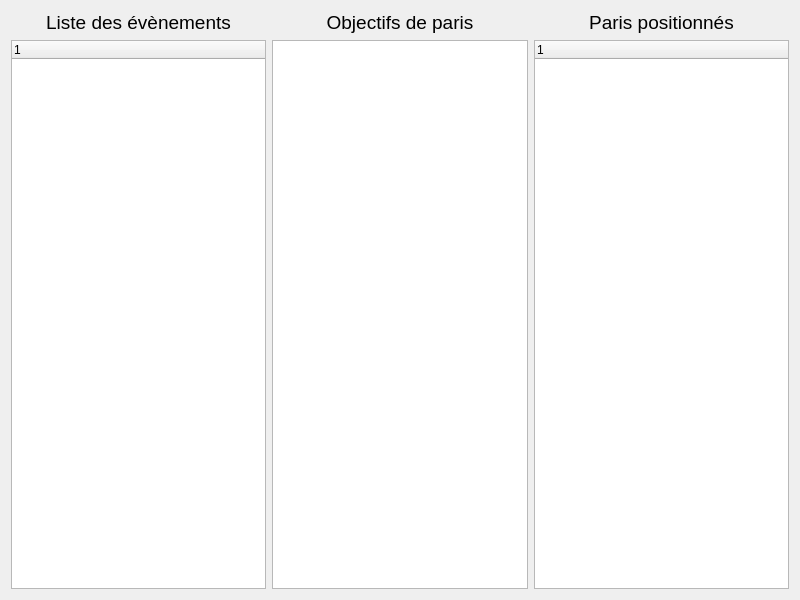
<?xml version="1.0" encoding="UTF-8"?>
<ui version="4.0">
 <class>BetTracker</class>
 <widget class="QWidget" name="BetTracker">
  <property name="geometry">
   <rect>
    <x>0</x>
    <y>0</y>
    <width>800</width>
    <height>600</height>
   </rect>
  </property>
  <property name="windowTitle">
   <string>Form</string>
  </property>
  <layout class="QGridLayout" name="gridLayout">
   <item row="0" column="0">
    <widget class="QLabel" name="label_Column1">
     <property name="font">
      <font>
       <pointsize>14</pointsize>
      </font>
     </property>
     <property name="text">
      <string>Liste des évènements</string>
     </property>
     <property name="alignment">
      <set>Qt::AlignCenter</set>
     </property>
    </widget>
   </item>
   <item row="0" column="1">
    <widget class="QLabel" name="label_Column2">
     <property name="font">
      <font>
       <pointsize>14</pointsize>
      </font>
     </property>
     <property name="text">
      <string>Objectifs de paris</string>
     </property>
     <property name="alignment">
      <set>Qt::AlignCenter</set>
     </property>
    </widget>
   </item>
   <item row="0" column="2">
    <widget class="QLabel" name="label_Column3">
     <property name="font">
      <font>
       <pointsize>14</pointsize>
      </font>
     </property>
     <property name="text">
      <string>Paris positionnés</string>
     </property>
     <property name="alignment">
      <set>Qt::AlignCenter</set>
     </property>
    </widget>
   </item>
   <item row="1" column="0">
    <widget class="QTreeWidget" name="treeEvents">
     <column>
      <property name="text">
       <string notr="true">1</string>
      </property>
     </column>
    </widget>
   </item>
   <item row="1" column="1">
    <widget class="QListWidget" name="listGoals"/>
   </item>
   <item row="1" column="2">
    <widget class="QTreeWidget" name="treeBets">
     <column>
      <property name="text">
       <string notr="true">1</string>
      </property>
     </column>
    </widget>
   </item>
  </layout>
 </widget>
 <resources/>
 <connections/>
</ui>
